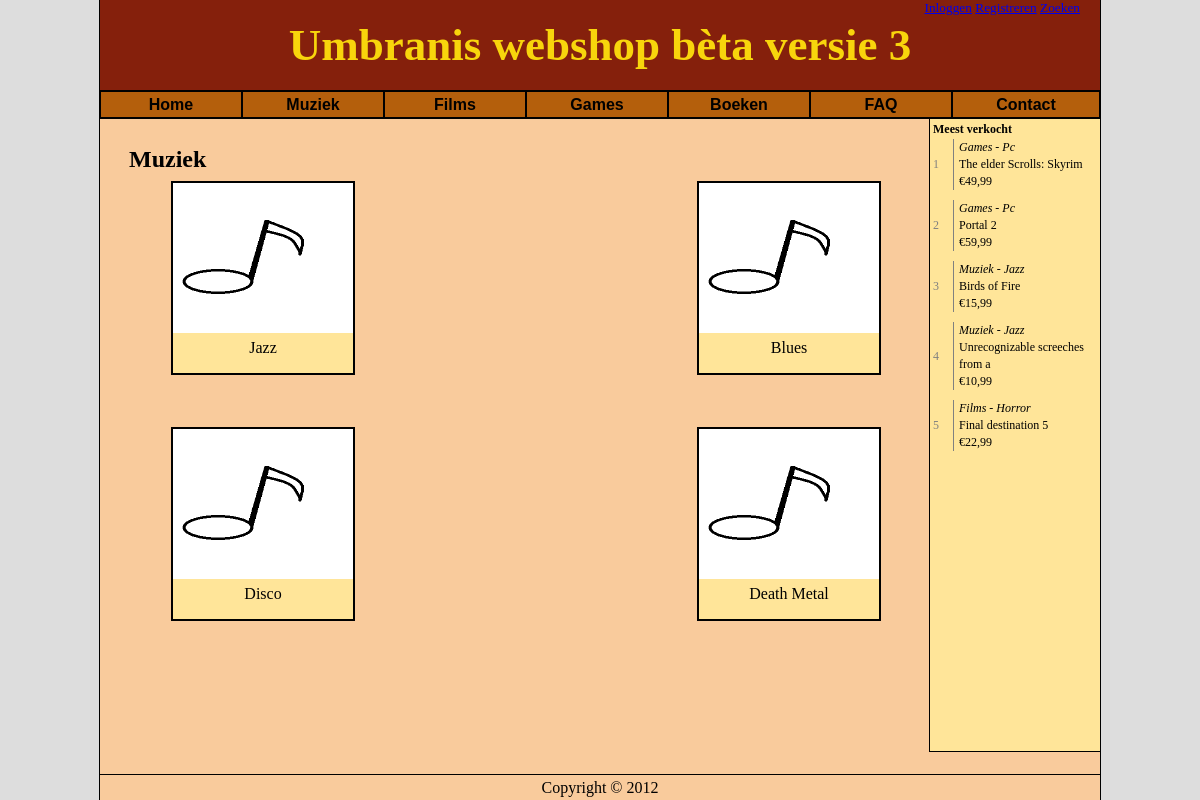
The app's page /v3.5/index.php?p=categorie&cat=1 with its own data.
### tables this page shows
CREATE TABLE IF NOT EXISTS `categories` (
  `cat_id` int(10) unsigned NOT NULL AUTO_INCREMENT,
  `parent_id` int(10) unsigned NOT NULL,
  `cat_name` varchar(32) NOT NULL,
  `image_path` varchar(32) NOT NULL,
  PRIMARY KEY (`cat_id`),
  UNIQUE KEY `cat_name` (`cat_name`)
);

CREATE TABLE IF NOT EXISTS `products` (
  `product_id` int(10) unsigned NOT NULL AUTO_INCREMENT,
  `cat_id` int(11) NOT NULL,
  `product_name` varchar(32) NOT NULL,
  `normal_price` double NOT NULL,
  `price` double NOT NULL,
  `stock` int(10) unsigned NOT NULL DEFAULT '0',
  `delivery_time` int(10) unsigned NOT NULL DEFAULT '0',
  `publisher` varchar(32) NOT NULL,
  `author` varchar(32) NOT NULL,
  `image_path` varchar(32) NOT NULL,
  `description` text NOT NULL,
  `ean_code` varchar(16) NOT NULL,
  `date` timestamp NOT NULL DEFAULT CURRENT_TIMESTAMP,
  PRIMARY KEY (`product_id`),
  UNIQUE KEY `product_name` (`product_name`)
);

### v3.5/index.php (called while the page is built, shortened)
<?php
	include("MainController.class.php");
	include("BaseController.class.php");
	include("base/LoginboxController.class.php");
	include("base/MenuController.class.php");
	include("base/TopsalesController.class.php");
	include("base/FooterController.class.php");
	new MainController();
?>

### v3.5/BaseController.class.php (called while the page is built, shortened)
<?php
	class BaseController{
		public function price($double){
			return number_format($double, 2, ',', '.');
		}
	}
?>

### v3.5/base/MenuController.class.php (the view, shortened to what this page needs)
<?php
	class MenuController{
		private $cats;
		public function __construct(){
			$res = DB::$db->query("SELECT cat_id, parent_id, cat_name FROM categories");
			$this->cats = array();
			while($row = $res->fetch()){
				if($row['parent_id'] == "0"){
					$this->cats[$row['cat_id']] = $row;
				}else{
					$this->cats[$row['parent_id']]['subcats'][] = $row;
				}
			}
		}
		public function buildMenu(){
?>
<ul id="nav">
	<li>
		<a href="?p=home">Home</a>
	</li>
<?php
			foreach($this->cats as $category){
				echo "<li>";
				echo "<a href=\"?p=categorie&amp;cat=" . $category['cat_id'] . "\">" . $category['cat_name'] . "</a>";
				echo "</li>";
			}
?>
	<li>
		<a href="?p=faq">FAQ</a>
	</li>
	<li style="width: 146px;">
		<a style="width: 146px;" href="?p=contact">Contact</a>
	</li>
</ul>
<?php
		}
	}
?>

### v3.5/base/TopsalesController.class.php (shortened to what this page needs)
<?php
	class TopsalesController{
		private $topsales;
		public function __construct($page){
			$res = DB::$db->query("SELECT product_id, product_name, price, subcat.cat_name AS subcat_name, hoofdcat.cat_name AS hoofdcat_name
				FROM products
				JOIN categories AS subcat ON products.cat_id = subcat.cat_id
				JOIN categories AS hoofdcat ON subcat.parent_id = hoofdcat.cat_id
				LIMIT 5");
			while($row = $res->fetch()){
				$this->topsales[] = $row;
			}
		}
		public function buildTopsales(){
?>
<div id="topsalescontainer">
	<strong>Meest verkocht</strong><br />
	<table>
<?php
	$base = new BaseController();
	for($i = 0; $i < 5; $i++){
		echo '<tr>
			<td rowspan="3" class="topnum"><a href="?p=product&amp;id=' . $this->topsales[$i]['product_id'] . '">' . ($i + 1) . '</a></td>
			<td class="topitem"><a href="?p=product&amp;id=' . $this->topsales[$i]['product_id'] . '"><em>' . $this->topsales[$i]['hoofdcat_name'] . ' - ' . $this->topsales[$i]['subcat_name'] . '</em></a></td>
		</tr>
		<tr>
			<td class="topitem"><a href="?p=product&amp;id=' . $this->topsales[$i]['product_id'] . '">' . $this->topsales[$i]['product_name'] . '</a></td>
		</tr>
		<tr>
			<td class="topitem"><a href="?p=product&amp;id=' . $this->topsales[$i]['product_id'] . '">&euro;' . $base->price($this->topsales[$i]['price']) . '</a></td>
		</tr>
		<tr>
			<td class="spacer" colspan="2"></td>
		</tr>';
	}
?>
	</table>
</div>
<?php
		}
	}
?>

### v3.5/pages/CategorieController.class.php (shortened to what this page needs)
<?php
	class CategorieController extends BaseController{
		public function buildPage(){
			$x = DB::$db->quote($_GET["cat"]);
			echo '<div id="contentcontainer">';
			$res = DB::$db->query("SELECT * FROM categories where cat_id = " . $x);
			$row = $res->fetch();
			echo "<h2>";
			echo $row['cat_name'];
			echo "</h2>";
			$res2 = DB::$db->query("SELECT cat_id, parent_id, categories.image_path, cat_name
									FROM categories
									WHERE parent_id = " . $x);
			$teller = 0;
			echo "<table><tr>";
			while($row = $res2->fetch())
			{
				echo "<td>
					<div class='category'>";
								echo "<a href=\"?p=producten&amp;cat=" . $row['cat_id'] . "\">";
								echo "<img src= 'img/" . $row['image_path'] . "' alt='" . $row['cat_name'] . "' width='180px' height='150px' />";
								echo "</a>";
								echo "<a href=\"?p=producten&amp;cat=" . $row['cat_id'] . "\">";
								echo $row['cat_name'];
								echo "</a>
					</div>
				</td>";
				$teller++;
				if ($teller%2==0 && $res2->rowCount() != $teller)
					echo "</tr><tr>";
				}
				echo "</tr></table>";
			echo "</div>";
		}
	}
?>

### v3.5/style/base.css (style rules this page uses)
* { margin: 0px; padding: 0px; }
html, body { width: 100%; height: 100%; background-color: #DDDDDD; font-family: Verdana; }
#contentcontainer { margin-top: 30px; margin-left: 20px; text-align: left; }
#contentcontainer a img { border: none; }
a { text-decoration: underline; }
#topsalescontainer { margin-left: 3px; font-size: 12px; }
#topsalescontainer td { line-height: 17px; }
#topsalescontainer table { border-collapse: collapse; }
#topsalescontainer .topnum { vertical-align: middle; width: 20px; }
#topsalescontainer .topnum a { color: gray; text-decoration: none; }
#topsalescontainer .topitem { border-left: solid 1px gray; padding-left: 5px; }
#topsalescontainer a { color: black; text-decoration: none; }
#topsalescontainer .spacer { height: 10px; }
#nav, #nav ul { padding: 0; margin: 0; list-style: none; }
#nav li { float: left; width: 140px; }
#nav a { display: block; width: 140px; text-decoration: none; font-family: Verdana, Arial, Helvetica, sans-serif; font-size: 1em; }
ul a { font-weight: bold; color: black; cursor: pointer; }
ul li { background-color: #B45F0C; border : 1px solid black; }

### v3.5/style/login.css (style rules this page uses)
td.spacer { height: 10px; }

### v3.5/style/categorie.css (style rules this page uses)
.category { margin: 10px 300px 40px 40px; background-color: #FFE599; border: solid 2px black; width: 180px; height: 190px; text-align: center; }
.category a, .small a { color: #000000; text-decoration: none; }

### records on screen
categories: cat_name "Muziek"
categories: cat_name "Films"
categories: cat_name "Games"
categories: cat_name "Boeken"
products: categories.cat_name "Games", cat.cat_name "Pc", product_name "The elder Scrolls: Skyrim", price "49,99"
products: categories.cat_name "Games", cat.cat_name "Pc", product_name "Portal 2", price "59,99"
products: categories.cat_name "Muziek", cat.cat_name "Jazz", product_name "Birds of Fire", price "15,99"
products: categories.cat_name "Muziek", cat.cat_name "Jazz", product_name "Unrecognizable screeches from a", price "10,99"
products: categories.cat_name "Films", cat.cat_name "Horror", product_name "Final destination 5", price "22,99"
categories: image_path (picture), cat_name "Jazz"
categories: image_path (picture), cat_name "Blues"
categories: image_path (picture), cat_name "Disco"
categories: image_path (picture), cat_name "Death Metal"
